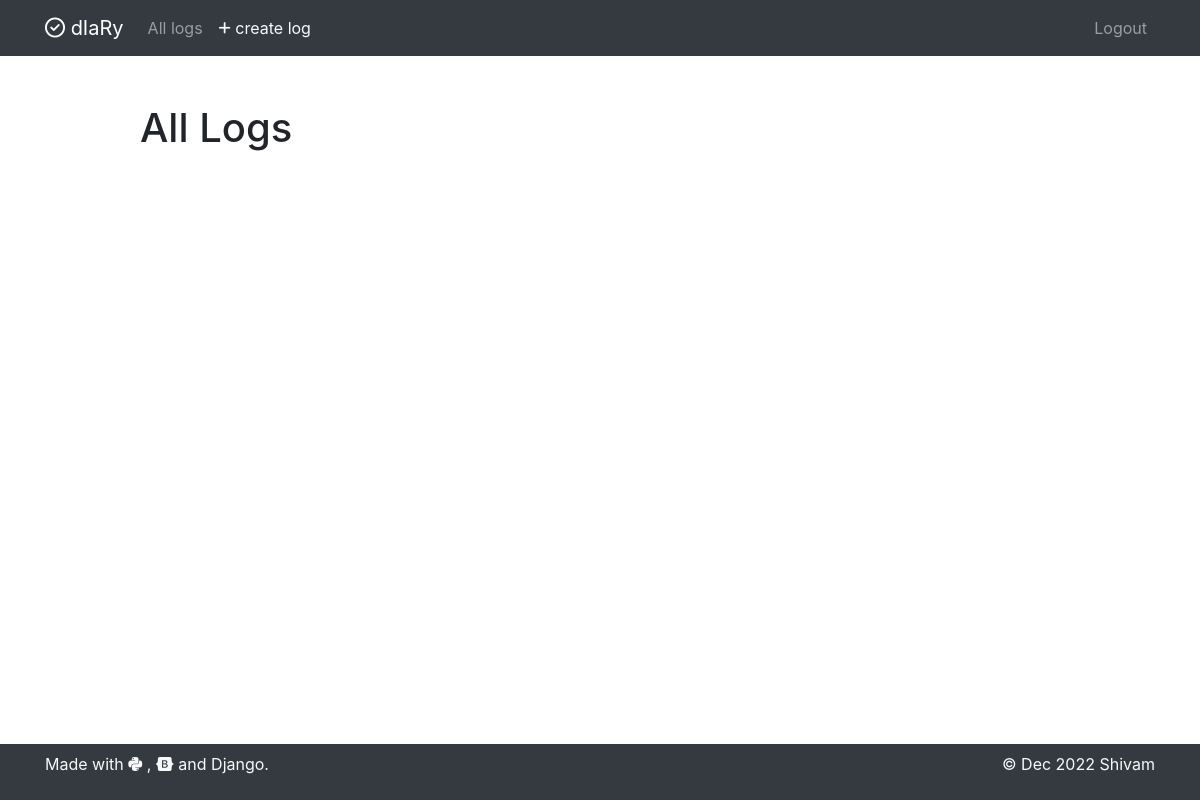
/all_logs/ (signed in), run on an earlier commit of the app's database.
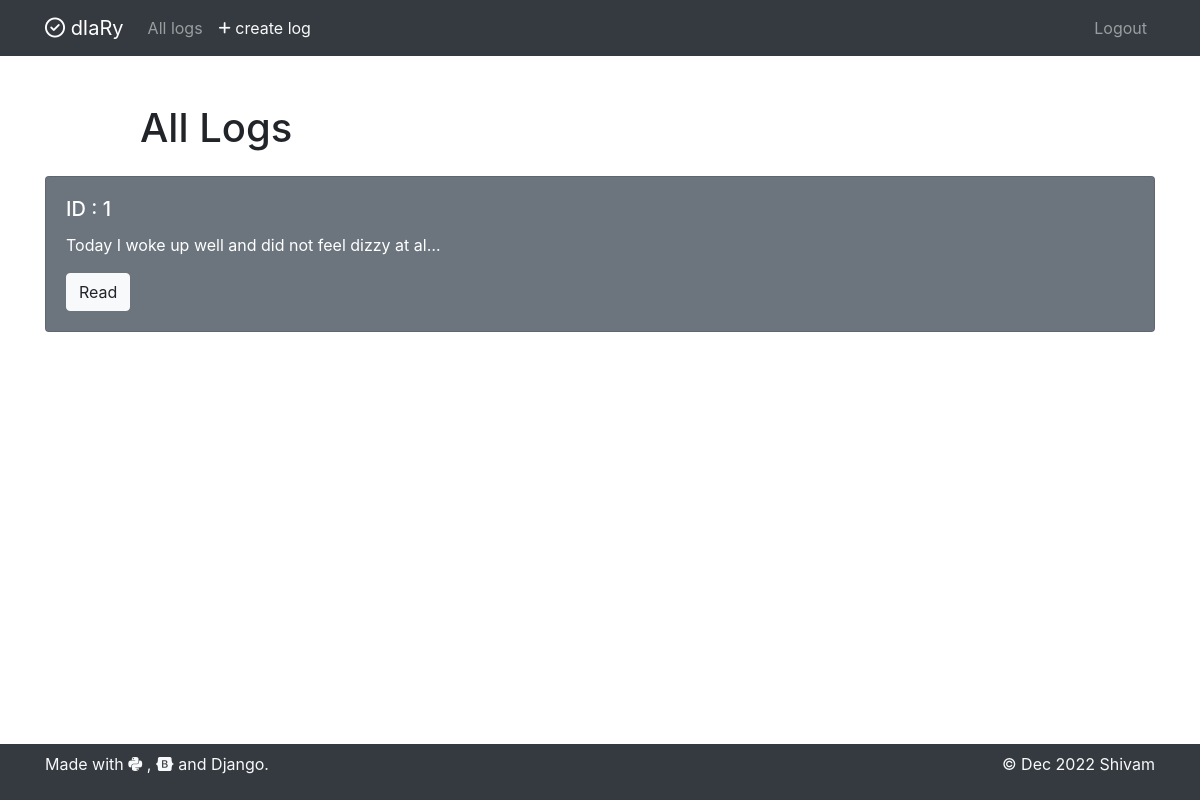
And on a later commit of the database.
### log/models.py (models this page shows)
class MyLogEntry(models.Model):
    created     = models.DateTimeField(default=timezone.now)
    description = models.TextField(blank=True)
    intresting = models.BooleanField(default=False)
    user = models.ForeignKey(User, on_delete=models.CASCADE)
    def __str__(self):
        return str(self.created)

### log/views.py (the view)
# urls.py: path('all_logs/', views.view_all_logs, name='view_all_logs'),
@login_required
def view_all_logs(request):
    all_objects = MyLogEntry.objects.all()
    all_objects = list(all_objects)
    decent_list = []
    for idx in range(0, len(all_objects), 3):
        decent_list.append(all_objects[idx:idx+3])
    print(decent_list)
    return render(request, 'all-logs.html', {'decent_list': decent_list})

### log/templates/all-logs.html (shortened to what this page needs)
{% extends "base.html" %} {% block content %}
<div class="row justify-content-center mt-5">
	<div class="col-md-10">
		<h1>All Logs</h1>
	</div>
</div>
{% for log_sublist in decent_list %}
<p>
<div class="card-group">
	{% for log in log_sublist %}
		<div class="card {% if log.intresting %}text-dark bg-warning mb-3{% else %}card text-white bg-secondary mb-3{% endif %}" style="width: 18rem;">
			<div class="card-body">
			<h5 class="card-title">ID : {{ log.id }}</h5>
			<p class="card-text">{{log.description |truncatechars:50}}</p>
			<a href="{% url 'view_logs' log.id %}" class="btn btn-light">Read</a>
			</div>
		</div>
	{% endfor %}
</div>
</p>
{% endfor %}
{% endblock %}

What changed in the data, as far as the page shows it:
added MyLogEntry: id "1", description "Today I woke up well and did not feel dizzy at al…"
